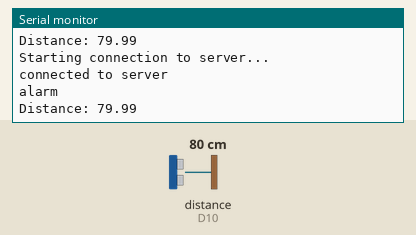
A sketch run on a simulated Arduino Uno R4 WiFi. Parts: the last lines printed to the serial monitor. Wiring (inferred from the names in the program): ultrasonic range finder: trigger D9; echo D10. Inputs (shaded band) come from the test bench; at power-on: distance to the obstacle (sensor on D10) 80 cm. The echo pulse lasts 58.3 µs per cm; WiFi joins after 1.5 s; servers stay silent unless stated; uploads are accepted with an empty reply; not simulated (calls return 0 or success): arduino_secrets.h.

Above: at 12.7 s.
12.8 s: distance to the obstacle (sensor on D10) set to 2 cm
At 12.86 s:
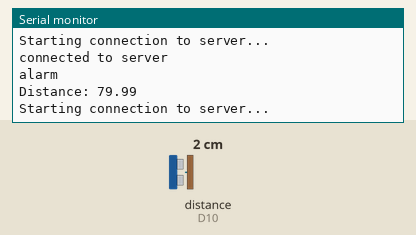
14.3 s: distance to the obstacle (sensor on D10) set to 4 cm
At 14.3 s:
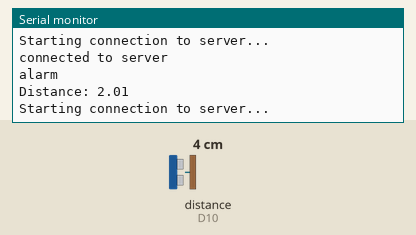
Timing chart, 0 to 17.3 s (numbered marks = the images above; inputs shaded):
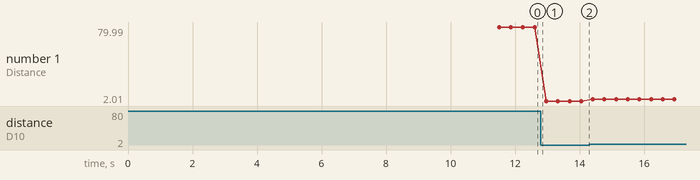

Measured:
- plotted number 1: 79.99 → 2.01 after the input at 12.8 s, 2.01 → 4.01 after the input at 14.3 s

The sketch:

WiFiWebClientWithSensor.ino
```cpp
/*
  Web client

  This sketch connects to a website (localhost on laptop)
  Laravel project and endpoint with counter
  using the WiFi module.

  This example is written for a network using WPA encryption. For
  WEP or WPA, change the WiFi.begin() call accordingly.

  This example is written for a network using WPA encryption. For
  WEP or WPA, change the WiFi.begin() call accordingly.


  created 13 July 2010
  by dlf (Metodo2 srl)
  modified 31 May 2012
  by Tom Igoe

  Find the full UNO R4 WiFi Network documentation here:
  https://docs.arduino.cc/tutorials/uno-r4-wifi/wifi-examples#wi-fi-web-client
 */


#include "WiFiS3.h"


#include "arduino_secrets.h"

///////please enter your sensitive data in the Secret tab/arduino_secrets.h
char ssid[] = SECRET_SSID;        // your network SSID (name)
char pass[] = SECRET_PASS;    // your network password (use for WPA, or use as key for WEP)
int keyIndex = 0;            // your network key index number (needed only for WEP)

int status = WL_IDLE_STATUS;
// if you don't want to use DNS (and reduce your sketch size)
// use the numeric IP instead of the name for the server:
//IPAddress server(74,125,232,128);  // numeric IP for Google (no DNS)
// char server[] = "http://localhost";    // name address
// char server[] = "192.168.2.17";
char server[] = "10.99.132.15";


// Initialize the Ethernet client library
// with the IP address and port of the server
// that you want to connect to (port 80 is default for HTTP):
WiFiClient client;

// ***********************
// Sensor
const int trigPin = 9;
const int echoPin = 10;
float duration, distance;
// ***********************

/* -------------------------------------------------------------------------- */
void setup() {
/* -------------------------------------------------------------------------- */
  //Initialize serial and wait for port to open:
  Serial.begin(9600);
  while (!Serial) {
    ; // wait for serial port to connect. Needed for native USB port only
  }

  // check for the WiFi module:
  if (WiFi.status() == WL_NO_MODULE) {
    Serial.println("Communication with WiFi module failed!");
    // don't continue
    while (true);
  }

  String fv = WiFi.firmwareVersion();
  if (fv < WIFI_FIRMWARE_LATEST_VERSION) {
    Serial.println("Please upgrade the firmware");
  }

  // attempt to connect to WiFi network:
  while (status != WL_CONNECTED) {
    Serial.print("Attempting to connect to SSID: ");
    Serial.println(ssid);
    // Connect to WPA/WPA2 network. Change this line if using open or WEP network:
    status = WiFi.begin(ssid, pass);

    // wait 10 seconds for connection:
    delay(10000);
  }

  printWifiStatus();

  // Serial.println("\nStarting connection to server...");
  // // if you get a connection, report back via serial:
  // if (client.connect(server, 80)) {
  //   Serial.println("connected to server");
  //   // Make a HTTP request:
  //   client.println("GET /counter?value=1");
  //   client.println("Host: localhost");
  //   client.println("Connection: close");
  //   client.println();
  // }

// ***********************
// Sensor
  pinMode(trigPin, OUTPUT);
  pinMode(echoPin, INPUT);
  Serial.begin(9600);
// ***********************

}

/* just wrap the received data up to 80 columns in the serial print*/
/* -------------------------------------------------------------------------- */
void read_response() {
/* -------------------------------------------------------------------------- */
  uint32_t received_data_num = 0;
  while (client.available()) {
    /* actual data reception */
    char c = client.read();
    /* print data to serial port */
    Serial.print(c);
    /* wrap data to 80 columns*/
    received_data_num++;
    if(received_data_num % 80 == 0) {
      Serial.println();
    }
  }
}

/* -------------------------------------------------------------------------- */
void loop() {
/* -------------------------------------------------------------------------- */
  read_response();

  // if the server's disconnected, stop the client:
  // if (!client.connected()) {
  //   Serial.println();
  //   Serial.println("disconnecting from server.");
  //   client.stop();
  //   // do nothing forevermore:
  //   while (true);
  // }

  // the sensor
  digitalWrite(trigPin, LOW);
  delayMicroseconds(2);
  digitalWrite(trigPin, HIGH);
  delayMicroseconds(10);
  digitalWrite(trigPin, LOW);

  duration = pulseIn(echoPin, HIGH);
  distance = (duration*.0343)/2;
  Serial.print("Distance: ");
  Serial.println(distance);
  delay(100);

  // code to check for distance
  if (distance < 80){
    Serial.println("\nStarting connection to server...");
    // if you get a connection, report back via serial:
    if (client.connect(server, 80)) {
      Serial.println("connected to server");
      // Make a HTTP request:
      client.println("GET /counter?value=1");
      client.println("Host: localhost");
      client.println("Connection: close");
      client.println();
    }
    Serial.println("alarm");
  }
}

/* -------------------------------------------------------------------------- */
void printWifiStatus() {
/* -------------------------------------------------------------------------- */
  // print the SSID of the network you're attached to:
  Serial.print("SSID: ");
  Serial.println(WiFi.SSID());

  // print your board's IP address:
  IPAddress ip = WiFi.localIP();
  Serial.print("IP Address: ");
  Serial.println(ip);

  // print the received signal strength:
  long rssi = WiFi.RSSI();
  Serial.print("signal strength (RSSI):");
  Serial.print(rssi);
  Serial.println(" dBm");
}
```
